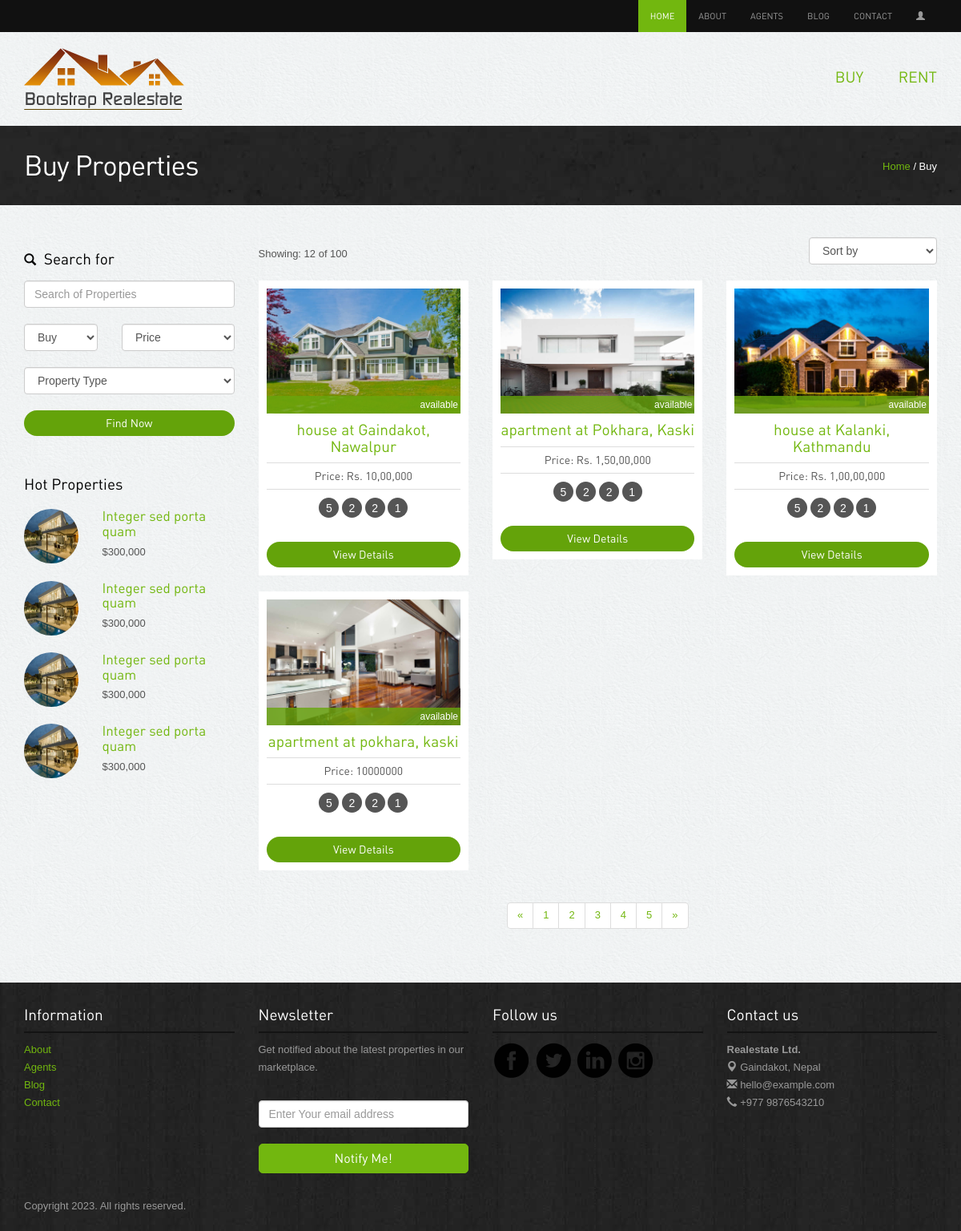
/buy/, run on the app's committed database.
### app/models.py (models this page shows)
class Property(models.Model):
    STATUS_CHOICES = [
        ("available", "Available"),
        ("rented", "Rented"),
        ("sold", "Sold"),
    ]
    TYPE_CHOICES = [
        ("house", "House"),
        ("land", "Land"),
        ("apartment", "Apartment"),
    ]
    property_type = models.CharField(
        max_length=100, choices=TYPE_CHOICES, default="select"
    )
    image=models.ImageField(blank=True, upload_to=image_validations)
    price = models.CharField(max_length=20, blank=True)
    city = models.CharField(max_length=50)
    district = models.CharField(max_length=200)
    zip_code = models.CharField(max_length=20)
    description = models.TextField()
    status = models.CharField(
        max_length=20, choices=STATUS_CHOICES, default="available"
    )
    def __str__(self):
        return f"{self.property_type} at {self.city}, {self.district}"

### app/views.py (the view)
# urls.py: path("buy/", views.buypage, name="buy"),
def buypage(request):
    properties = Property.objects.all()
    return render(request, "buy.html", {"properties": properties})

### templates/buy.html (shortened to what this page needs)
{% extends 'home.html' %}
{% load static %}
{% block content %}
<div class="inside-banner">
  <div class="container">
    <span class="pull-right"><a href="{% url 'home' %}">Home</a> / Buy</span>
    <h2>Buy Properties</h2>
  </div>
</div>
<div class="container">
  <div class="properties-listing spacer">
    <div class="row">
      <div class="col-lg-3 col-sm-4 ">
        <div class="search-form">
          <h4><span class="glyphicon glyphicon-search"></span> Search for</h4>
          <input type="text" class="form-control" placeholder="Search of Properties">
          <div class="row">
            <div class="col-lg-5">
              <select class="form-control">
                <option>Buy</option>
              </select>
            </div>
            <div class="col-lg-7">
              <select class="form-control">
                <option>Price</option>
              </select>
            </div>
          </div>
          <div class="row">
            <div class="col-lg-12">
              <select class="form-control">
                <option>Property Type</option>
              </select>
            </div>
          </div>
          <button class="btn btn-primary">Find Now</button>
        </div>
        <div class="hot-properties hidden-xs">
          <h4>Hot Properties</h4>
          <div class="row">
            <div class="col-lg-4 col-sm-5"><img src="{% static 'images/properties/1.jpg' %}"
                class="img-responsive img-circle" alt="properties"></div>
            <div class="col-lg-8 col-sm-7">
              <h5><a href="property-detail.php">Integer sed porta quam</a></h5>
              <p class="price">$300,000</p>
            </div>
          </div>
          <div class="row">
            <div class="col-lg-4 col-sm-5"><img src="{% static 'images/properties/1.jpg' %}"
                class="img-responsive img-circle" alt="properties"></div>
            <div class="col-lg-8 col-sm-7">
              <h5><a href="property-detail.php">Integer sed porta quam</a></h5>
              <p class="price">$300,000</p>
            </div>
          </div>
          <div class="row">
            <div class="col-lg-4 col-sm-5"><img src="{% static 'images/properties/1.jpg' %}"
                class="img-responsive img-circle" alt="properties"></div>
            <div class="col-lg-8 col-sm-7">
              <h5><a href="property-detail.php">Integer sed porta quam</a></h5>
              <p class="price">$300,000</p>
            </div>
          </div>
          <div class="row">
            <div class="col-lg-4 col-sm-5"><img src="{% static 'images/properties/1.jpg' %}"
                class="img-responsive img-circle" alt="properties"></div>
            <div class="col-lg-8 col-sm-7">
              <h5><a href="property-detail.php">Integer sed porta quam</a></h5>
              <p class="price">$300,000</p>
            </div>
          </div>
        </div>
      </div>
      <div class="col-lg-9 col-sm-8">
        <div class="sortby clearfix">
          <div class="pull-left result">Showing: 12 of 100 </div>
          <div class="pull-right">
            <select class="form-control">
              <option>Sort by</option>
            </select>
          </div>
        </div>
        <div class="row">
          {% for property in properties %}
          <div class="col-lg-4 col-sm-6">
            <div class="properties">
              <div class="image-holder"><img src="{{property.image.url}}" class="img-responsive" alt="properties">
                <div class="status sold">{{property.status}}</div>
              </div>
              <h4><a href="{% url 'property-details' %}">{{property}}</a></h4>
              <p class="price">Price: {{property.price}}</p>
              <div class="listing-detail"><span data-toggle="tooltip" data-placement="bottom"
                  data-original-title="Bed Room">5</span> <span data-toggle="tooltip" data-placement="bottom"
                  data-original-title="Living Room">2</span> <span data-toggle="tooltip" data-placement="bottom"
                  data-original-title="Parking">2</span> <span data-toggle="tooltip" data-placement="bottom"
                  data-original-title="Kitchen">1</span> </div>
              <a class="btn btn-primary" href="{% url 'property-details' %}">View Details</a>
            </div>
          </div>
          {% endfor %}
        </div>
        <div class="center">
          <ul class="pagination">
            <li><a href="#">«</a></li>
            <li><a href="#">1</a></li>
            <li><a href="#">2</a></li>
            <li><a href="#">3</a></li>
            <li><a href="#">4</a></li>
            <li><a href="#">5</a></li>
            <li><a href="#">»</a></li>
          </ul>
        </div>
      </div>
    </div>
  </div>
</div>
{% endblock %}

### static/assets/style.css (style rules this page uses)
body { color:#555; font:normal 13px/22px Arial; background:url(../images/bgmain.png) #eee; }
h1,h2,h3,h4,h5 { font-weight:normal; font-family: din;margin: 0;padding: 0;color: #000 }
h2 { font-size: 35px; letter-spacing: -1px;margin-bottom: 20px; }
h4 { margin: 10px 0; font-size: 19px; }
h5 { margin: 0 0 5px 0; font-size: 17px; }
h4 span { margin-right: 5px; font-size: 15px; }
p { margin-bottom: 30px; }
a { color:#72b70f; text-decoration:none;outline: none; }
.spacer { margin-top: 40px;margin-bottom:40px; }
.center { text-align: center; }
select,input { outline: 0; margin-bottom: 20px; }
.btn { border-radius: 5px; font-family: din; outline: none; }
.btn-primary { background: #64a30a;border:none;width: 100%;border-radius: 20px; }
.properties-listing div.properties { padding: 10px; background-color: #fff;text-align: center; margin-bottom: 20px; }
.properties-listing div.properties .image-holder { position: relative; }
.properties-listing div.properties .status { position: absolute;bottom: 0;z-index: 100;display: block;width: 100%;color: #fff;padding:0 3px;text-align: right; font-size: 12px; }
.properties-listing div.properties p { margin-bottom: 10px; font-size: 14px;border-top: 1px solid #ddd;border-bottom: 1px solid #ddd;padding: 5px 0;font-family: din; }
.listing-detail { margin-bottom: 30px; }
.listing-detail span { color: #fff; width: 25px; height: 25px; background-color: #555;display: inline-block;border-radius:25px; text-align: center;line-height: 26px; font-size: 14px;cursor: crosshair; }
.status.sold { background:rgba(104,167,13,0.8); }
.inside-banner { background:url(../images/bginside.jpg) #222;color: #fff; padding: 30px 0; }
.inside-banner h2 { margin: 0; color: #fff; }
.inside-banner span { margin-top: 10px; }
.search-form { margin-bottom: 50px; }
.search-form h4 { margin: 17px 0; }
.hot-properties { margin-bottom: 50px; }
.hot-properties img { width: 68px; height: 68px; }
.hot-properties h4 { margin-bottom: 20px; }
.hot-properties .row { margin-bottom: 20px; }
.hot-properties .row p { margin-bottom: 5px; }
.sortby .result { margin-top: 10px; }

### data on the page
Property: image (picture), status "available", property_type+city+district "house at Gaindakot, Nawalpur", price "Rs. 10,00,000"
Property: image (picture), status "available", property_type+city+district "apartment at Pokhara, Kaski", price "Rs. 1,50,00,000"
Property: image (picture), status "available", property_type+city+district "house at Kalanki, Kathmandu", price "Rs. 1,00,00,000"
Property: image (picture), status "available", property_type+city+district "apartment at pokhara, kaski", price "10000000"
